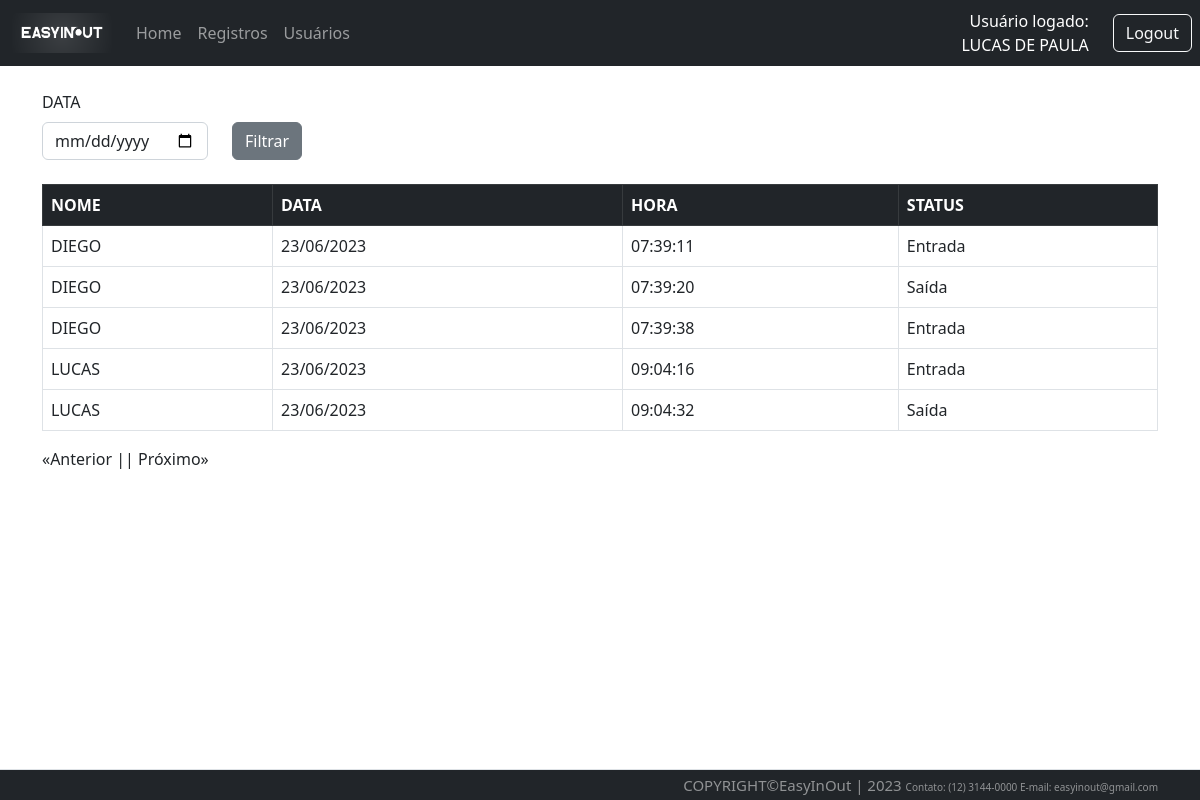
/traffic/list (signed in), run on the app's committed database.
### Src/Model/BancoDados.py (models this page shows, shortened)
class FuncBd(UserMixin,db.Model):
  id = db.Column(db.Integer, primary_key=True, autoincrement=True)
  mat = db.Column(db.Integer, unique=True)
  nome = db.Column(db.String(150))
  endereco = db.Column(db.String(150))
  contato = db.Column(db.String(150))
  email = db.Column(db.String(150))
  senha = db.Column(db.String(150))

class Registro(db.Model):
  id = db.Column(db.Integer, primary_key=True, autoincrement=True)
  rfid = db.Column(db.String(8))
  dt = db.Column(db.String(15))
  hr = db.Column(db.String(15))
  statusReg = db.Column(db.String(150))

class UserBd(db.Model):
  id = db.Column(db.Integer, primary_key=True, autoincrement=True)
  mat = db.Column(db.Integer, unique=True)
  rfid = db.Column(db.String(8), unique=True)
  nome = db.Column(db.String(150))
  endereco = db.Column(db.String(150))
  contato = db.Column(db.String(150))

### Src/View/Traffic.py (the view)
@Traffic.route('/list', defaults={'page': 1}, methods=['GET','POST'])
@Traffic.route('/list/<int:page>', methods=['GET','POST'])
@login_required
def list(page):
  _data=request.values.get('filtroData')
  return render_template('lista.html', listData=RFID.List(page,_data),_data=_data)

### Src/Controller/RFID.py (called while the page is built, shortened)
    def List(page, _data, per_page=10):
        sao_paulo = timezone("America/Sao_Paulo")
        now = datetime.now(sao_paulo)
        data = now.strftime("%d/%m/%Y")
        print(data)
        if _data == "None" or _data is None or len(_data) < 1:
            query = (
                Registro.query.join(UserBd, Registro.rfid == UserBd.rfid)
                .add_columns(UserBd.nome, Registro.dt, Registro.hr, Registro.statusReg)
                .filter(Registro.dt == data)
                .paginate(page=page, per_page=per_page)
            )
        queryCount = Registro.query.count()
        return {
            "registros": query,
            "page": page,
            "per_page": per_page,
            "count": queryCount,
        }

### Src/View/Login.py (called while the page is built)
@login_manager.user_loader
def load_user(employee_id):
  funcionario = FuncBd.query.filter_by(id=employee_id).first()
  return funcionario

### Templates/lista.html (shortened to what this page needs)
{% extends 'base.html' %}
{% block conteudo %}
<br>
<div class="row">
  <label class="form-label" for="form3Example4">DATA</label>
  <fieldset class="form-group col-md-2">
    <form action="{{url_for('router.traffic.list')}}" method="GET">
      <input id="dataAtual" type="date" class="form-control" name="filtroData" value="{{_data}}">
  </fieldset>
  <fieldset class="form-group col-md-4">
    <button type="submit" class="btn btn-secondary">Filtrar</button>
  </fieldset>
</div>
<br>
<table class="table table-bordered table-hover">
  <thead class="table-dark">
    <tr>
      <th scope="col">NOME</th>
      <th scope="col">DATA</th>
      <th scope="col">HORA</th>
      <th scope="col">STATUS</th>
    </tr>
  </thead>
  <tbody>
    {% for registro in listData['registros'].items %}
    <tr>
      <td>{{registro.nome}}</td>
      <td>{{registro.dt}}</td>
      <td>{{registro.hr}}</td>
      <td>{{registro.statusReg}}</td>
    </tr>
    {% endfor %}
  </tbody>
</table>
<div style="display: flex;">
  {% if listData['registros'].has_prev %}
  <a href="{{listData['registros'].prev_num}}?filtroData={{_data}}"> «Anterior |</a>
  {% else %}
  <p> «Anterior |</p>
  {% endif %}
  {% if listData['registros'].has_next %}
  {% if listData['page'] == 1 %}
  <a href="list/{{listData['registros'].next_num}}?filtroData={{_data}}">| Próximo»</a>
  {% else %}
  <a href="{{listData['registros'].next_num}}?filtroData={{_data}}">| Próximo»</a>
  {% endif %}
  {% else %}
  <p>| Próximo»</p>
  {% endif %}
</div>
{% endblock conteudo %}

### Templates/top.html (shortened to what this page needs)
<div id="containers">
{% if not current_user.nome %}
<nav class="navbar navbar-expand-lg navbar-dark bg-dark">
          <div class="container-fluid">
              <a class="navbar-brand" href="{{url_for('router.home.index')}}">
                <img src="{{url_for('static', filename='Images/easyinout.png')}}"
             style="width: 100px; height: 40px;">
              </a>
              <div class="collapse navbar-collapse" id="navbarSupportedContent">
                  <ul class="navbar-nav me-auto mb-2 mb-lg-0">
                    <li class="nav-item">
                        <a class="nav-link" href="{{url_for('router.home.index')}}">Home</a>
                    </li>
                    <li class="nav-item">
                        <a class="nav-link" href="{{url_for('router.about.sobre')}}">Sobre Nós</a>
                    </li>
                  </ul>
              </div>
              <div class="text-end">
                  <a type="button" class="btn btn-outline-light me-2" href="{{url_for('router.login.login')}}">Login</a>
              </div>
          </div>
      </nav>
{% else %}
        <nav class="navbar navbar-expand-lg navbar-dark bg-dark">
            <div class="container-fluid">
                <a class="navbar-brand" href="{{url_for('router.home.index')}}">
                  <img src="{{url_for('static', filename='Images/easyinout.png')}}"
             style="width: 100px; height: 40px;">
                </a>
                <div class="collapse navbar-collapse"
                    id="navbarSupportedContent">
                    <ul class="navbar-nav me-auto mb-2 mb-lg-0">
                        <li class="nav-item">
                            <a class="nav-link" href="{{url_for('router.home.index')}}">Home</a>
                        </li>
                        <li class="nav-item">
                            <a class="nav-link" href="{{url_for('router.traffic.list')}}">Registros</a>
                        </li>
                        <li class="nav-item">
                            <a class="nav-link"href="{{url_for('router.user.listUser')}}">Usuários</a>
                        </li>
                    </ul>
                </div>
            </div>
            <div class="text-end me-4" style="text-align:right; color:white; width:500px ">
              Usuário logado:<br>{{current_user.nome}}
            </div>
            <div class="text-end">
                <a type="button" class="btn btn-outline-light me-2" href="{{url_for('router.login.logout')}}">Logout</a>
            </div>
        </nav>
</div>
{% endif %}

### Templates/base.html (style rules this page uses)
body { min-height: 100% }

### data on the page
FuncBd: nome "LUCAS DE PAULA"
Registro: nome "DIEGO", dt "23/06/2023", hr "07:39:11", statusReg "Entrada"
Registro: nome "DIEGO", dt "23/06/2023", hr "07:39:20", statusReg "Saída"
Registro: nome "DIEGO", dt "23/06/2023", hr "07:39:38", statusReg "Entrada"
Registro: nome "LUCAS", dt "23/06/2023", hr "09:04:16", statusReg "Entrada"
Registro: nome "LUCAS", dt "23/06/2023", hr "09:04:32", statusReg "Saída"
